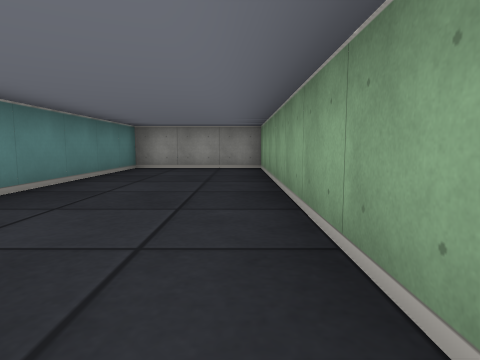
[1] (above)

21 first-person views from a walk through a cub3D ray-caster map. The camera is about half as high as the walls, tilts 6° down and sees 75° across. The floor is counted in squares. Each view is taken from the middle of a square. On the plan, view 1 faces up. The plan holds only what a view shows up to about 9 squares ahead; the rest is blank.

[2]
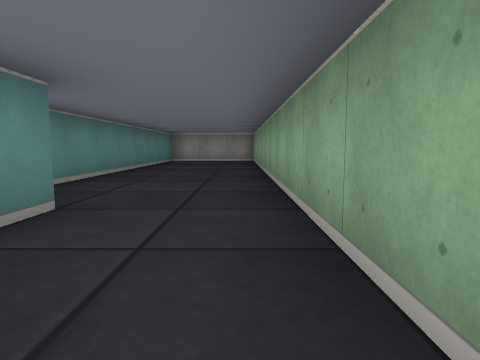

[3]
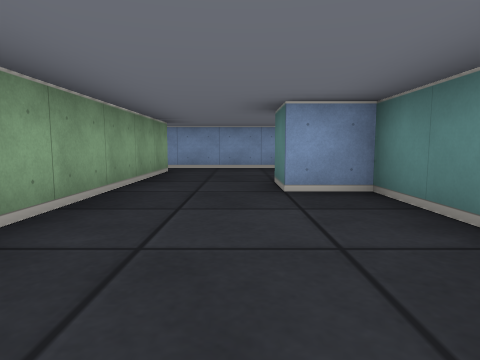

[4]
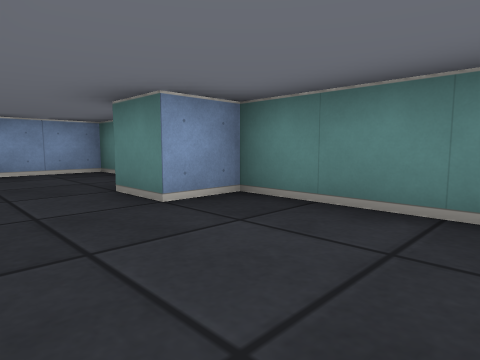

[5]
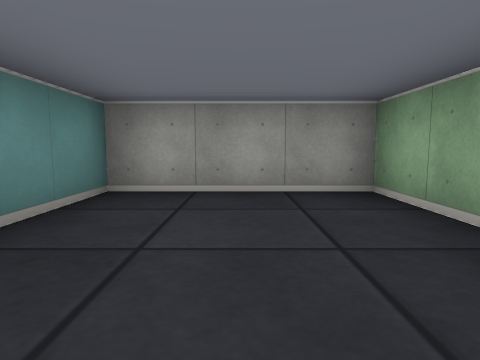

[6]
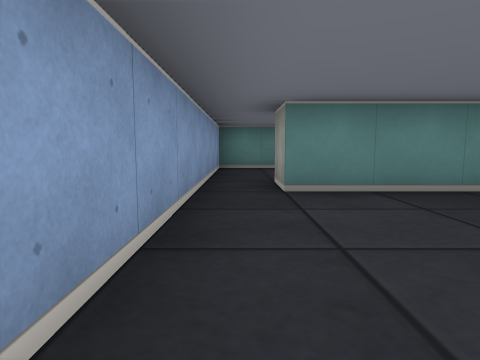

[7]
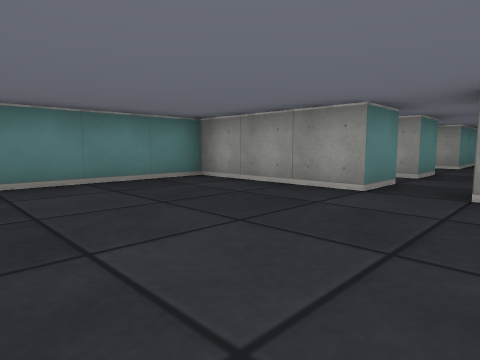

[8]
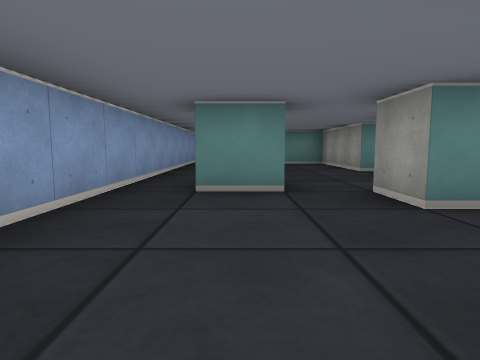

[9]
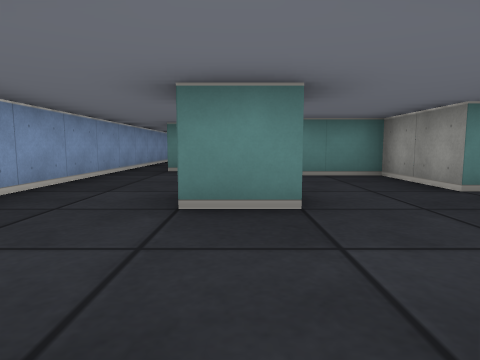

[10]
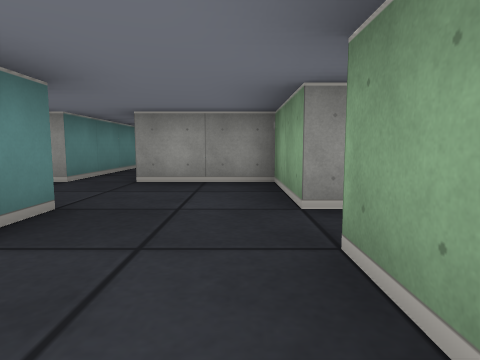

[11]
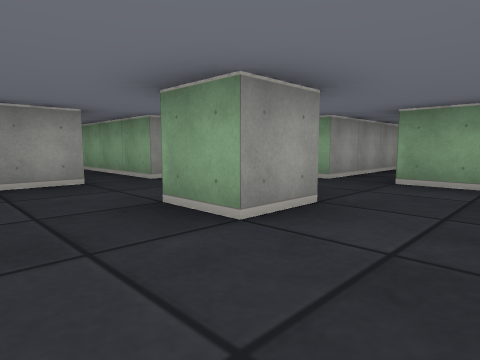

[12]
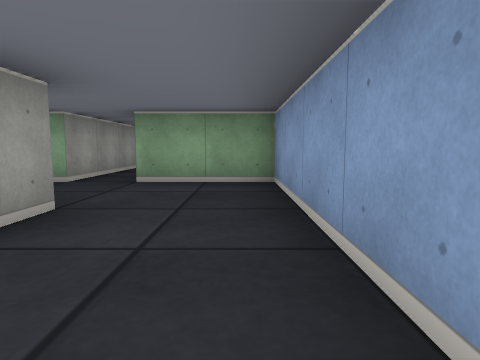

[13]
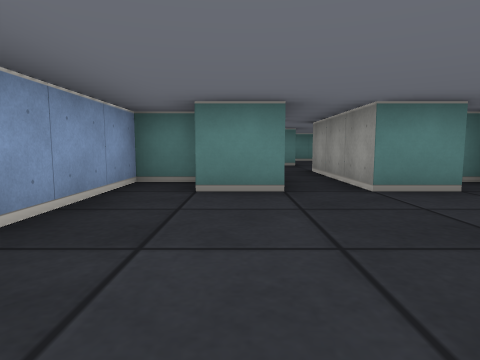

[14]
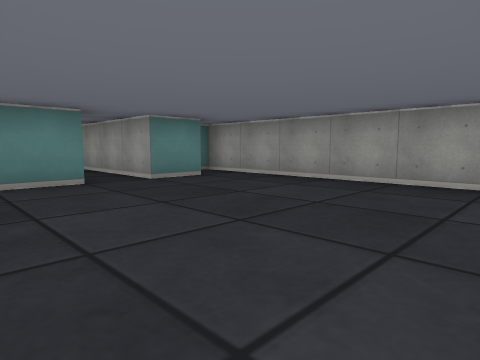

[15]
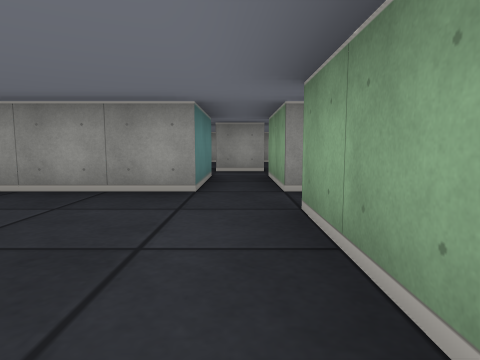

[16]
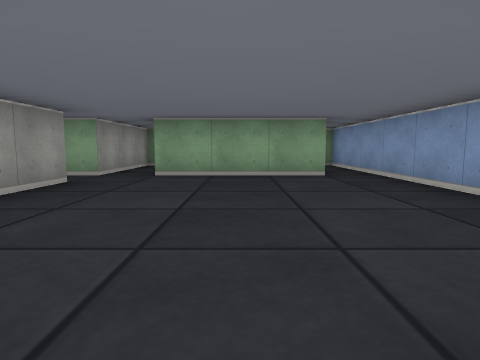

[17]
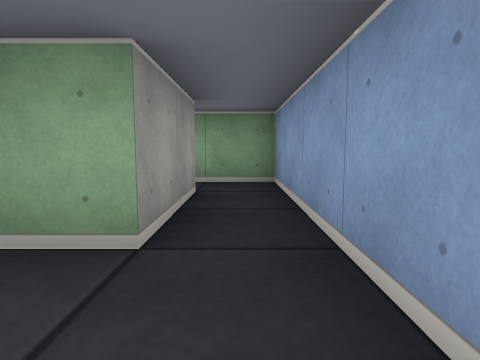

[18]
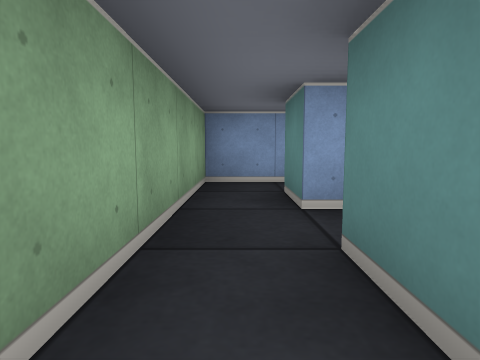

[19]
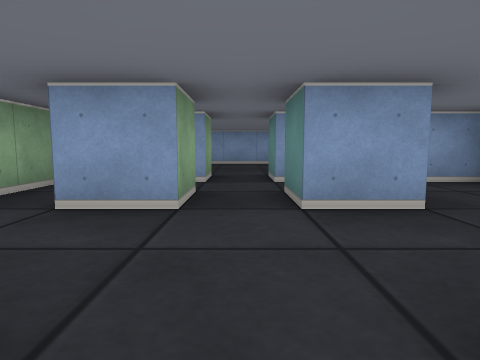

[20]
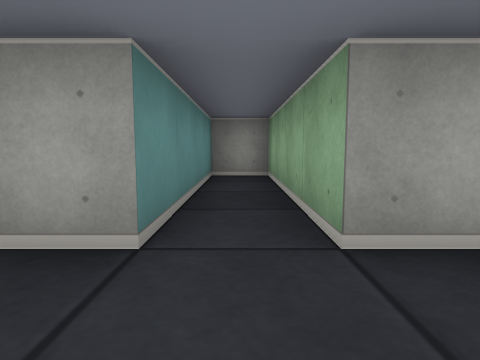

[21]
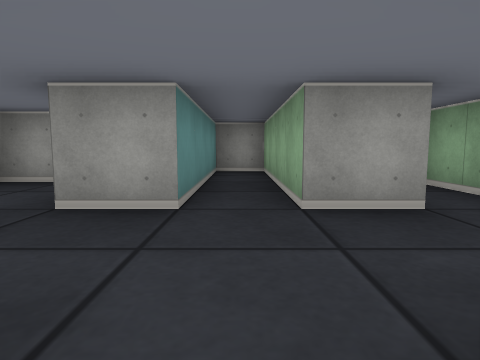

### Floor plan
Points are (right, up) in squares from view 1. A wall is a line through its corners. A room is listed if a view was taken in it or the views show most of it. See-through windows are left out.
Room 1 (views 1, 2, 3, 4, 5)
walls: (-2.5, -4.1) (-2.5, -5.5) (1.5, -5.5); (1.5, -4.5) (0.5, -4.5) (0.5, 7.5) (-2.5, 7.5) (-2.5, -1.5) (-1.5, -1.5) (-1.5, -2.5)
ways out: opening at (1, -5) to room 2
Room 2 (views 6, 7, 8, 10, 11, 12)
walls: (7.5, -3.4) (7.5, -4.5); (5.5, -1.5) (5.5, -0.5); (11.5, -2.4) (11.5, -3.5) (10.5, -3.5) (10.5, -2.5); (4.5, -0.4) (4.5, -1.5) (1.5, -1.5) (1.5, -4.5); (13.5, -2.5) (13.5, -0.5) (11.5, -0.5) (11.5, 2.5); (10.5, 2.5) (10.5, -0.5) (8.5, -0.5) (8.5, -2.5) (7.5, -2.5); (1.5, -5.5) (13.5, -5.5) (13.5, -3.5)
ways out: opening at (1, -5) to room 1; opening at (14, -3) to room 3; opening at (5, -1) to room 5; opening at (11, 2)
Room 3 (views 9, 13, 14, 15, 16, 17)
walls: (16.5, -3.4) (16.5, -4.5); (21.5, -4.5) (21.5, -1.5); (16.5, -1.4) (16.5, -2.5) (13.5, -2.5); (21.5, -0.5) (21.5, 1.5); (15.5, -4.6) (15.5, -5.5) (21.5, -5.5); (20.5, 1.5) (20.5, -0.5) (15.5, -0.5)
ways out: opening at (14, -3) to room 2; opening at (22.5, -5) to room 4; opening at (22.5, -1) to room 4; opening at (21, 0.5)
Room 4 (view 18)
walls: (23.5, -3.5) (23.5, -4.5) (21.5, -4.5); (23.5, -1.5) (23.5, -2.5); (21.5, -5.5) (24.5, -5.5) (24.5, -0.5) (21.5, -0.5)
ways out: opening at (22.5, -5) to room 3; opening at (22.5, -1) to room 3
Room 5 (views 19, 20, 21)
walls: (3.4, 1.5) (4.5, 1.5) (4.5, 0.5) (4.1, 0.5); (6.6, 3.5) (5.5, 3.5) (5.5, 7.5) (4.5, 7.5) (4.5, 3.5) (3.5, 3.5); (5.5, 0.5) (5.5, 1.5) (6.5, 1.5); (2.4, 5.5) (1.5, 5.5); (7.5, 4.1) (7.5, 5.2); (1.5, -0.5) (2.4, -0.5); (7.5, -0.2) (7.5, 0.9)
ways out: opening at (5, -1) to room 2

Positions as (right, up) in squares from view 1, and headings:
1: (0, 0), facing up
2: (0, -4), facing up
3: (-1, 2), facing down
4: (0, 1), facing down-left
5: (-1, 4), facing up
6: (5, -5), facing left
7: (6, -5), facing up-left
8: (11, -4), facing left
9: (14, -3), facing left
10: (13, -5), facing up
11: (9, -5), facing up-right
12: (9, -5), facing right
13: (20, -4), facing left
14: (21, -5), facing up-left
15: (21, -4), facing up
16: (16, -3), facing right
17: (20, -5), facing right
18: (24, -1), facing down
19: (5, 4), facing down
20: (5, 2), facing up
21: (5, 1), facing up
